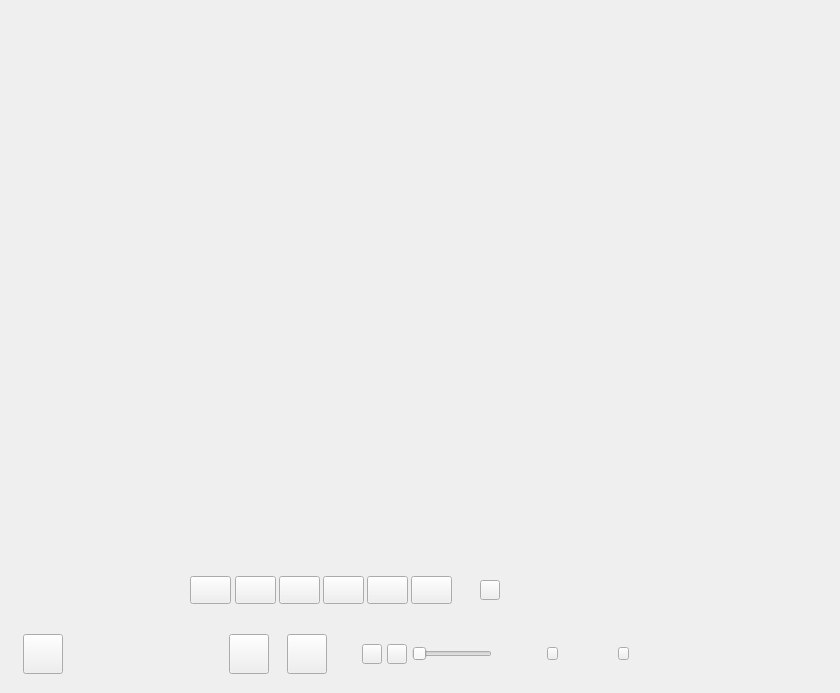
          <widget class="QWidget" name="widget_classroomLeft" native="true">
           <property name="sizePolicy">
            <sizepolicy hsizetype="Expanding" vsizetype="Expanding">
             <horstretch>0</horstretch>
             <verstretch>0</verstretch>
            </sizepolicy>
           </property>
           <property name="minimumSize">
            <size>
             <width>650</width>
             <height>680</height>
            </size>
           </property>
           <property name="maximumSize">
            <size>
             <width>16777215</width>
             <height>16777215</height>
            </size>
           </property>
           <widget class="StuVideoListWnd" name="widget_stuVideoListWnd" native="true">
            <property name="geometry">
             <rect>
              <x>70</x>
              <y>0</y>
              <width>761</width>
              <height>80</height>
             </rect>
            </property>
           </widget>
           <widget class="QWidget" name="widget_main" native="true">
            <property name="geometry">
             <rect>
              <x>0</x>
              <y>0</y>
              <width>664</width>
              <height>684</height>
             </rect>
            </property>
            <property name="sizeIncrement">
             <size>
              <width>0</width>
              <height>0</height>
             </size>
            </property>
            <layout class="QHBoxLayout" name="horizontalLayout_8">
             <property name="spacing">
              <number>0</number>
             </property>
             <property name="leftMargin">
              <number>0</number>
             </property>
             <property name="topMargin">
              <number>0</number>
             </property>
             <property name="rightMargin">
              <number>0</number>
             </property>
             <property name="bottomMargin">
              <number>0</number>
             </property>
             <item>
              <widget class="QStackedWidget" name="stackedWidget_main">
               <property name="minimumSize">
                <size>
                 <width>300</width>
                 <height>300</height>
                </size>
               </property>
               <property name="maximumSize">
                <size>
                 <width>16777215</width>
                 <height>16777215</height>
                </size>
               </property>
               <property name="lineWidth">
                <number>0</number>
               </property>
               <widget class="QShowClassState" name="stackedWidget_classStatePage"/>
              </widget>
             </item>
            </layout>
           </widget>
           <widget class="QWidget" name="widget_coursewareToolbar" native="true">
            <property name="geometry">
             <rect>
              <x>0</x>
              <y>624</y>
              <width>664</width>
              <height>60</height>
             </rect>
            </property>
            <property name="minimumSize">
             <size>
              <width>300</width>
              <height>0</height>
             </size>
            </property>
            <layout class="QHBoxLayout" name="horizontalLayout_4">
             <property name="spacing">
              <number>0</number>
             </property>
             <property name="leftMargin">
              <number>0</number>
             </property>
             <property name="topMargin">
              <number>0</number>
             </property>
             <property name="rightMargin">
              <number>0</number>
             </property>
             <property name="bottomMargin">
              <number>0</number>
             </property>
             <item>
              <widget class="QWidget" name="widget_coursewareShowBar" native="true">
               <property name="minimumSize">
                <size>
                 <width>340</width>
                 <height>0</height>
                </size>
               </property>
               <property name="maximumSize">
                <size>
                 <width>340</width>
                 <height>16777215</height>
                </size>
               </property>
               <layout class="QHBoxLayout" name="horizontalLayout_10">
                <property name="spacing">
                 <number>5</number>
                </property>
                <property name="leftMargin">
                 <number>20</number>
                </property>
                <property name="topMargin">
                 <number>0</number>
                </property>
                <property name="rightMargin">
                 <number>10</number>
                </property>
                <property name="bottomMargin">
                 <number>0</number>
                </property>
                <item>
                 <widget class="QPushButton" name="pushButton_preCourseware">
                  <property name="sizePolicy">
                   <sizepolicy hsizetype="Minimum" vsizetype="Expanding">
                    <horstretch>0</horstretch>
                    <verstretch>0</verstretch>
                   </sizepolicy>
                  </property>
                  <property name="minimumSize">
                   <size>
                    <width>40</width>
                    <height>40</height>
                   </size>
                  </property>
                  <property name="maximumSize">
                   <size>
                    <width>40</width>
                    <height>40</height>
                   </size>
                  </property>
                  <property name="toolTip">
                   <string>preCourseware</string>
                  </property>
                  <property name="text">
                   <string/>
                  </property>
                 </widget>
                </item>
                <item>
                 <widget class="QLabel" name="label_nameCourseware">
                  <property name="minimumSize">
                   <size>
                    <width>150</width>
                    <height>0</height>
                   </size>
                  </property>
                  <property name="maximumSize">
                   <size>
                    <width>150</width>
                    <height>40</height>
                   </size>
                  </property>
                  <property name="text">
                   <string/>
                  </property>
                  <property name="alignment">
                   <set>Qt::AlignCenter</set>
                  </property>
                 </widget>
                </item>
                <item>
                 <widget class="QPushButton" name="pushButton_addCourseware">
                  <property name="sizePolicy">
                   <sizepolicy hsizetype="Minimum" vsizetype="Expanding">
                    <horstretch>0</horstretch>
                    <verstretch>0</verstretch>
                   </sizepolicy>
                  </property>
                  <property name="minimumSize">
                   <size>
                    <width>40</width>
                    <height>40</height>
                   </size>
                  </property>
                  <property name="maximumSize">
                   <size>
                    <width>40</width>
                    <height>40</height>
                   </size>
                  </property>
                  <property name="toolTip">
                   <string>showAddCoursewareWindow</string>
                  </property>
                  <property name="text">
                   <string/>
                  </property>
                 </widget>
                </item>
                <item>
                 <spacer name="horizontalSpacer_6">
                  <property name="orientation">
                   <enum>Qt::Horizontal</enum>
                  </property>
                  <property name="sizeType">
                   <enum>QSizePolicy::Fixed</enum>
                  </property>
                  <property name="sizeHint" stdset="0">
                   <size>
                    <width>10</width>
                    <height>20</height>
                   </size>
                  </property>
                 </spacer>
                </item>
                <item>
                 <widget class="QPushButton" name="pushButton_nextCourseware">
                  <property name="sizePolicy">
                   <sizepolicy hsizetype="Minimum" vsizetype="Expanding">
                    <horstretch>0</horstretch>
                    <verstretch>0</verstretch>
                   </sizepolicy>
                  </property>
                  <property name="minimumSize">
                   <size>
                    <width>40</width>
                    <height>40</height>
                   </size>
                  </property>
                  <property name="maximumSize">
                   <size>
                    <width>40</width>
                    <height>40</height>
                   </size>
                  </property>
                  <property name="toolTip">
                   <string>nextCourseware</string>
                  </property>
                  <property name="text">
                   <string/>
                  </property>
                 </widget>
                </item>
               </layout>
              </widget>
             </item>
             <item>
              <widget class="QWidget" name="widget_divToolbar" native="true">
               <property name="minimumSize">
                <size>
                 <width>2</width>
                 <height>40</height>
                </size>
               </property>
               <property name="maximumSize">
                <size>
                 <width>2</width>
                 <height>40</height>
                </size>
               </property>
              </widget>
             </item>
             <item>
              <widget class="QWidget" name="widget_coursewareMediaBar" native="true">
               <property name="minimumSize">
                <size>
                 <width>170</width>
                 <height>0</height>
                </size>
               </property>
               <layout class="QHBoxLayout" name="horizontalLayout_11">
                <property name="spacing">
                 <number>5</number>
                </property>
                <property name="leftMargin">
                 <number>20</number>
                </property>
                <property name="topMargin">
                 <number>0</number>
                </property>
                <property name="rightMargin">
                 <number>20</number>
                </property>
                <property name="bottomMargin">
                 <number>0</number>
                </property>
                <item alignment="Qt::AlignVCenter">
                 <widget class="QPushButton" name="pushButton_playMedia">
                  <property name="sizePolicy">
                   <sizepolicy hsizetype="Minimum" vsizetype="Expanding">
                    <horstretch>0</horstretch>
                    <verstretch>0</verstretch>
                   </sizepolicy>
                  </property>
                  <property name="minimumSize">
                   <size>
                    <width>20</width>
                    <height>20</height>
                   </size>
                  </property>
                  <property name="maximumSize">
                   <size>
                    <width>20</width>
                    <height>20</height>
                   </size>
                  </property>
                  <property name="toolTip">
                   <string>playMedia</string>
                  </property>
                  <property name="text">
                   <string/>
                  </property>
                 </widget>
                </item>
                <item alignment="Qt::AlignVCenter">
                 <widget class="QPushButton" name="pushButton_pauseMedia">
                  <property name="sizePolicy">
                   <sizepolicy hsizetype="Minimum" vsizetype="Expanding">
                    <horstretch>0</horstretch>
                    <verstretch>0</verstretch>
                   </sizepolicy>
                  </property>
                  <property name="minimumSize">
                   <size>
                    <width>20</width>
                    <height>20</height>
                   </size>
                  </property>
                  <property name="maximumSize">
                   <size>
                    <width>20</width>
                    <height>20</height>
                   </size>
                  </property>
                  <property name="toolTip">
                   <string>pauseMedia</string>
                  </property>
                  <property name="text">
                   <string/>
                  </property>
                 </widget>
                </item>
                <item alignment="Qt::AlignVCenter">
                 <widget class="QSlider" name="slider_mediaProgress">
                  <property name="orientation">
                   <enum>Qt::Horizontal</enum>
                  </property>
                 </widget>
                </item>
               </layout>
              </widget>
             </item>
             <item>
              <widget class="QWidget" name="widget_coursewarePageBar" native="true">
               <property name="minimumSize">
                <size>
                 <width>150</width>
                 <height>0</height>
                </size>
               </property>
               <layout class="QHBoxLayout" name="horizontalLayout_12">
                <property name="spacing">
                 <number>5</number>
                </property>
                <property name="leftMargin">
                 <number>20</number>
                </property>
                <property name="topMargin">
                 <number>0</number>
                </property>
                <property name="rightMargin">
                 <number>20</number>
                </property>
                <property name="bottomMargin">
                 <number>0</number>
                </property>
                <item>
                 <spacer name="horizontalSpacer_4">
                  <property name="orientation">
                   <enum>Qt::Horizontal</enum>
                  </property>
                  <property name="sizeHint" stdset="0">
                   <size>
                    <width>40</width>
                    <height>20</height>
                   </size>
                  </property>
                 </spacer>
                </item>
                <item alignment="Qt::AlignVCenter">
                 <widget class="QPushButton" name="pushButton_preFilePage">
                  <property name="sizePolicy">
                   <sizepolicy hsizetype="Minimum" vsizetype="Expanding">
                    <horstretch>0</horstretch>
                    <verstretch>0</verstretch>
                   </sizepolicy>
                  </property>
                  <property name="minimumSize">
                   <size>
                    <width>11</width>
                    <height>13</height>
                   </size>
                  </property>
                  <property name="maximumSize">
                   <size>
                    <width>11</width>
                    <height>13</height>
                   </size>
                  </property>
                  <property name="toolTip">
                   <string>prePage</string>
                  </property>
                  <property name="text">
                   <string/>
                  </property>
                 </widget>
                </item>
                <item alignment="Qt::AlignVCenter">
                 <widget class="QLabel" name="label_pageNumber">
                  <property name="minimumSize">
                   <size>
                    <width>50</width>
                    <height>15</height>
                   </size>
                  </property>
                  <property name="maximumSize">
                   <size>
                    <width>50</width>
                    <height>15</height>
                   </size>
                  </property>
                  <property name="toolTip">
                   <string>turnPageTip</string>
                  </property>
                  <property name="text">
                   <string/>
                  </property>
                  <property name="alignment">
                   <set>Qt::AlignCenter</set>
                  </property>
                 </widget>
                </item>
                <item alignment="Qt::AlignVCenter">
                 <widget class="QPushButton" name="pushButton_nextFilePage">
                  <property name="sizePolicy">
                   <sizepolicy hsizetype="Minimum" vsizetype="Expanding">
                    <horstretch>0</horstretch>
                    <verstretch>0</verstretch>
                   </sizepolicy>
                  </property>
                  <property name="minimumSize">
                   <size>
                    <width>11</width>
                    <height>13</height>
                   </size>
                  </property>
                  <property name="maximumSize">
                   <size>
                    <width>11</width>
                    <height>13</height>
                   </size>
                  </property>
                  <property name="toolTip">
                   <string>nextPage</string>
                  </property>
                  <property name="text">
                   <string/>
                  </property>
                 </widget>
                </item>
                <item>
                 <spacer name="horizontalSpacer_5">
                  <property name="orientation">
                   <enum>Qt::Horizontal</enum>
                  </property>
                  <property name="sizeHint" stdset="0">
                   <size>
                    <width>40</width>
                    <height>20</height>
                   </size>
                  </property>
                 </spacer>
                </item>
               </layout>
              </widget>
             </item>
            </layout>
            <zorder>widget_coursewareShowBar</zorder>
            <zorder>widget_coursewareMediaBar</zorder>
            <zorder>widget_coursewarePageBar</zorder>
            <zorder>widget_divToolbar</zorder>
           </widget>
           <widget class="QWidget" name="widget_whiteboardToolbar" native="true">
            <property name="geometry">
             <rect>
              <x>170</x>
              <y>560</y>
              <width>300</width>
              <height>60</height>
             </rect>
            </property>
            <property name="minimumSize">
             <size>
              <width>300</width>
              <height>0</height>
             </size>
            </property>
            <property name="maximumSize">
             <size>
              <width>300</width>
              <height>16777215</height>
             </size>
            </property>
            <layout class="QHBoxLayout" name="horizontalLayout_9">
             <property name="spacing">
              <number>5</number>
             </property>
             <property name="leftMargin">
              <number>20</number>
             </property>
             <property name="topMargin">
              <number>0</number>
             </property>
             <property name="rightMargin">
              <number>20</number>
             </property>
             <property name="bottomMargin">
              <number>0</number>
             </property>
             <item>
              <widget class="QPushButton" name="pushButton_classRoomLeftPenBtn">
               <property name="minimumSize">
                <size>
                 <width>41</width>
                 <height>28</height>
                </size>
               </property>
               <property name="maximumSize">
                <size>
                 <width>41</width>
                 <height>28</height>
                </size>
               </property>
               <property name="toolTip">
                <string>wbToolPen</string>
               </property>
               <property name="text">
                <string/>
               </property>
              </widget>
             </item>
             <item>
              <widget class="QPushButton" name="pushButton_classRoomLeftTextBtn">
               <property name="minimumSize">
                <size>
                 <width>41</width>
                 <height>28</height>
                </size>
               </property>
               <property name="maximumSize">
                <size>
                 <width>41</width>
                 <height>28</height>
                </size>
               </property>
               <property name="toolTip">
                <string>wbToolText</string>
               </property>
               <property name="text">
                <string/>
               </property>
              </widget>
             </item>
             <item>
              <widget class="QPushButton" name="pushButton_classRoomLeftColorBtn">
               <property name="minimumSize">
                <size>
                 <width>41</width>
                 <height>28</height>
                </size>
               </property>
               <property name="maximumSize">
                <size>
                 <width>41</width>
                 <height>28</height>
                </size>
               </property>
               <property name="toolTip">
                <string>wbToolColor</string>
               </property>
               <property name="text">
                <string/>
               </property>
              </widget>
             </item>
             <item>
              <widget class="QPushButton" name="pushButton_classRoomLeftEraserBtn">
               <property name="minimumSize">
                <size>
                 <width>41</width>
                 <height>28</height>
                </size>
               </property>
               <property name="maximumSize">
                <size>
                 <width>41</width>
                 <height>28</height>
                </size>
               </property>
               <property name="toolTip">
                <string>wbToolErase</string>
               </property>
               <property name="text">
                <string/>
               </property>
              </widget>
             </item>
             <item>
              <widget class="QPushButton" name="pushButton_classRoomLeftUndoBtn">
               <property name="minimumSize">
                <size>
                 <width>41</width>
                 <height>28</height>
                </size>
               </property>
               <property name="maximumSize">
                <size>
                 <width>41</width>
                 <height>28</height>
                </size>
               </property>
               <property name="toolTip">
                <string>wbToolUndo</string>
               </property>
               <property name="text">
                <string/>
               </property>
              </widget>
             </item>
             <item>
              <widget class="QPushButton" name="pushButton_classRoomLeftClearAllBtn">
               <property name="minimumSize">
                <size>
                 <width>41</width>
                 <height>28</height>
                </size>
               </property>
               <property name="maximumSize">
                <size>
                 <width>41</width>
                 <height>28</height>
                </size>
               </property>
               <property name="toolTip">
                <string>wbToolClear</string>
               </property>
               <property name="text">
                <string/>
               </property>
              </widget>
             </item>
            </layout>
           </widget>
           <widget class="QPushButton" name="pushButton_closeCourseware">
            <property name="geometry">
             <rect>
              <x>480</x>
              <y>580</y>
              <width>20</width>
              <height>20</height>
             </rect>
            </property>
            <property name="minimumSize">
             <size>
              <width>20</width>
              <height>20</height>
             </size>
            </property>
            <property name="maximumSize">
             <size>
              <width>20</width>
              <height>20</height>
             </size>
            </property>
            <property name="toolTip">
             <string>deleteCourseware</string>
            </property>
            <property name="text">
             <string/>
            </property>
           </widget>
           <zorder>widget_main</zorder>
           <zorder>widget_stuVideoListWnd</zorder>
           <zorder>widget_coursewareToolbar</zorder>
           <zorder>widget_whiteboardToolbar</zorder>
           <zorder>pushButton_closeCourseware</zorder>
          </widget>
